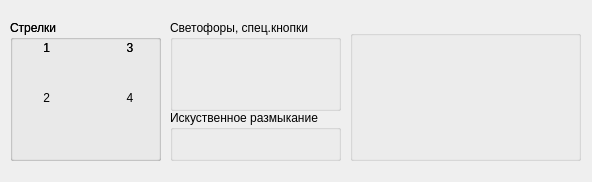
<?xml version="1.0" encoding="UTF-8"?>
<ui version="4.0">
 <class>Form</class>
 <widget class="QWidget" name="Form">
  <property name="geometry">
   <rect>
    <x>0</x>
    <y>0</y>
    <width>592</width>
    <height>182</height>
   </rect>
  </property>
  <property name="windowTitle">
   <string>Form</string>
  </property>
  <widget class="QGroupBox" name="groupBox">
   <property name="geometry">
    <rect>
     <x>10</x>
     <y>20</y>
     <width>151</width>
     <height>141</height>
    </rect>
   </property>
   <property name="title">
    <string>Стрелки</string>
   </property>
   <widget class="QLabel" name="label_2">
    <property name="geometry">
     <rect>
      <x>30</x>
      <y>20</y>
      <width>101</width>
      <height>16</height>
     </rect>
    </property>
    <property name="text">
     <string> 1                       3 </string>
    </property>
   </widget>
   <widget class="QGroupBox" name="groupBox_3">
    <property name="geometry">
     <rect>
      <x>0</x>
      <y>0</y>
      <width>151</width>
      <height>141</height>
     </rect>
    </property>
    <property name="title">
     <string>Стрелки</string>
    </property>
    <widget class="QLabel" name="label_4">
     <property name="geometry">
      <rect>
       <x>30</x>
       <y>20</y>
       <width>101</width>
       <height>16</height>
      </rect>
     </property>
     <property name="text">
      <string> 1                       3 </string>
     </property>
    </widget>
   </widget>
  </widget>
  <widget class="QGroupBox" name="groupBox_2">
   <property name="geometry">
    <rect>
     <x>170</x>
     <y>20</y>
     <width>171</width>
     <height>91</height>
    </rect>
   </property>
   <property name="title">
    <string>Светофоры, спец.кнопки</string>
   </property>
  </widget>
  <widget class="QLabel" name="label_3">
   <property name="geometry">
    <rect>
     <x>40</x>
     <y>90</y>
     <width>101</width>
     <height>16</height>
    </rect>
   </property>
   <property name="text">
    <string> 2                       4 </string>
   </property>
  </widget>
  <widget class="QGroupBox" name="groupBox_4">
   <property name="geometry">
    <rect>
     <x>170</x>
     <y>110</y>
     <width>171</width>
     <height>51</height>
    </rect>
   </property>
   <property name="title">
    <string>Искуственное размыкание</string>
   </property>
  </widget>
  <widget class="QGroupBox" name="groupBox_5">
   <property name="geometry">
    <rect>
     <x>350</x>
     <y>30</y>
     <width>231</width>
     <height>131</height>
    </rect>
   </property>
   <property name="title">
    <string/>
   </property>
  </widget>
 </widget>
 <resources/>
 <connections/>
</ui>
